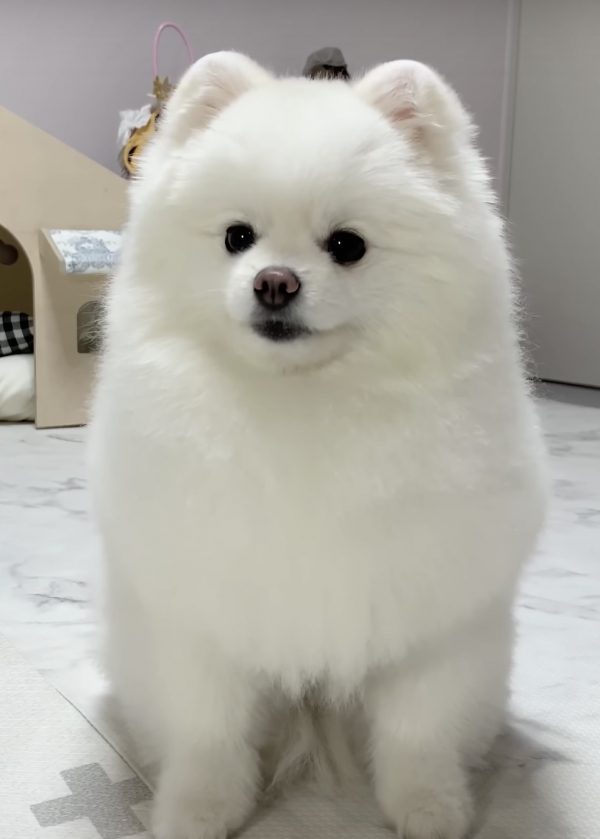
#> input picture library/abcd.jpg, 600 x 839 px
$ python pillow_example.py
#> lines starting #> are read from the running program, lines starting #| are printed output that depends on the picture
from PIL import Image, ImageFilter
import os

current_dir = os.path.dirname(os.path.abspath(__file__))

img = Image.open(current_dir +'/abcd.jpg', mode = 'r')
#> img is the input picture: PIL image 600x839 RGB; mean R, G, B 173.9, 171.9, 163.5
img.show()
print(img.size)
#| (600, 839)

croped_img = img.crop((100, 30, 500, 500))
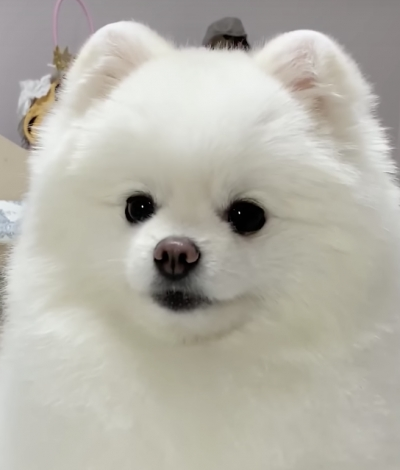
#> croped_img: PIL image 400x470 RGB; mean R, G, B 181.8, 179.3, 169.4
croped_img.save(current_dir + '/croped_test.jpg')

blur_test = img.filter(ImageFilter.BLUR)
blur_test.save(current_dir + '/blur_test.jpg')

contour_test = img.filter(ImageFilter.CONTOUR)
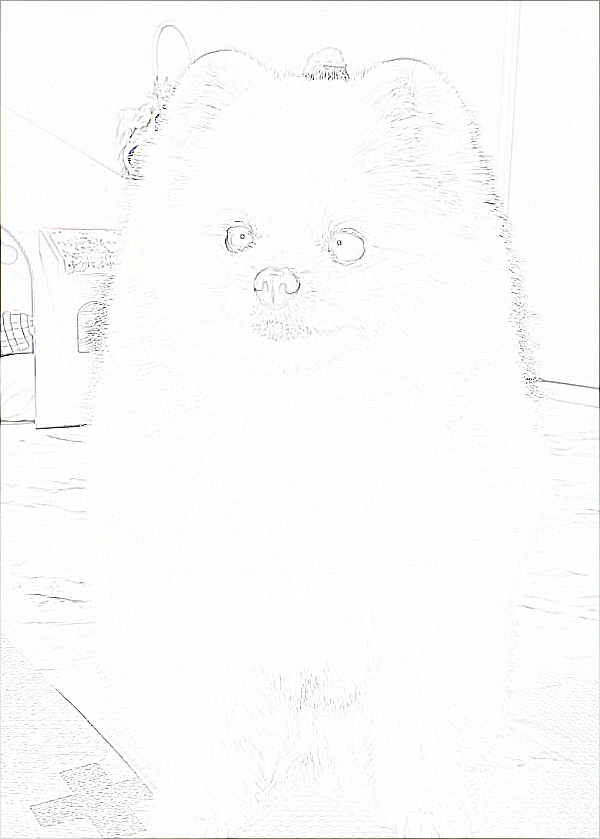
#> contour_test: PIL image 600x839 RGB; mean R, G, B 251, 251.1, 250.9
contour_test.save(current_dir + '/contour_test.jpg')
